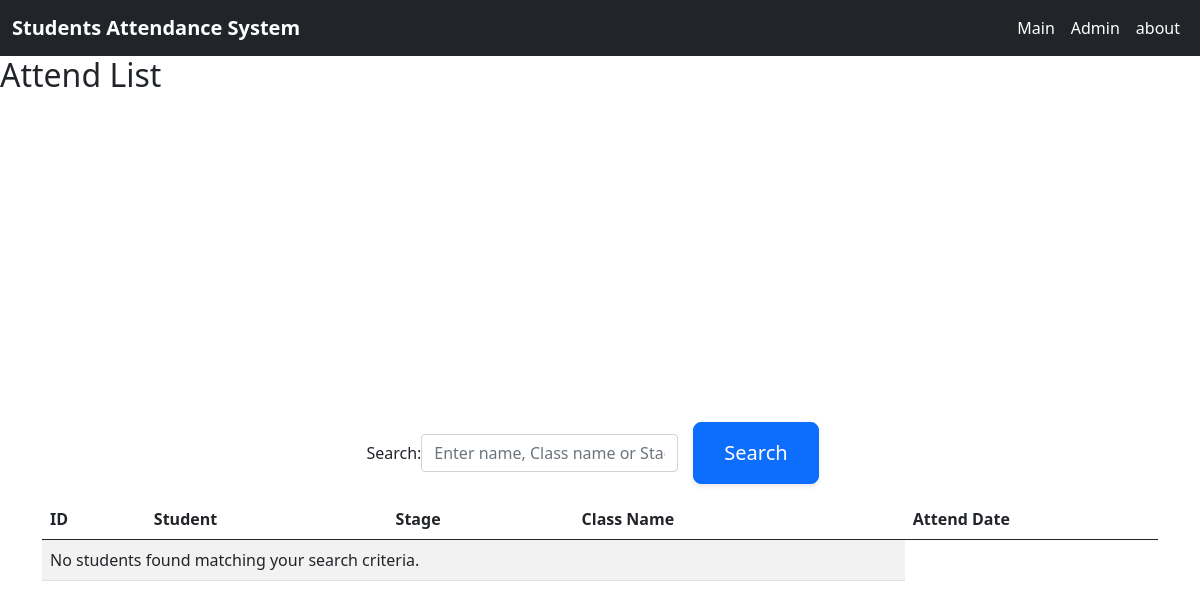
The app's page /attendance-list/ (signed in), older data.
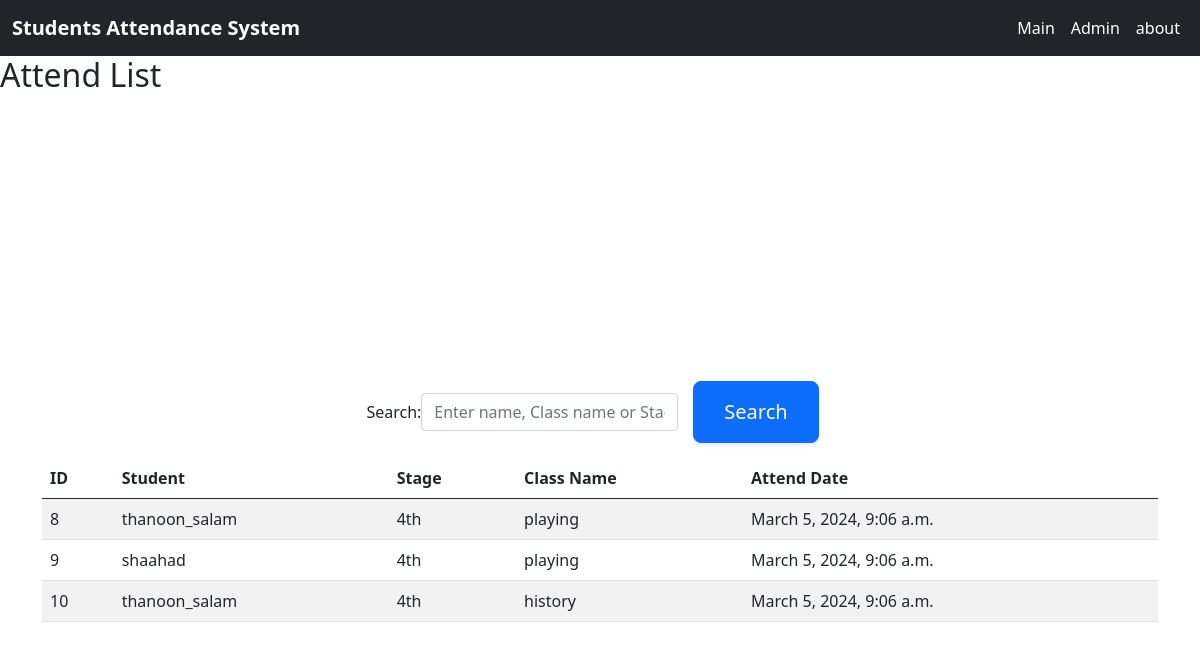
The same page, newer data.
### mainapp/models.py (models this page shows, shortened)
class Attendance(models.Model):
    student = models.ForeignKey(Student, on_delete=models.CASCADE)
    class_name = models.ForeignKey(Subject, on_delete=models.CASCADE)
    attend_date = models.DateTimeField(auto_now_add=True)  # Automatically set to current date when created
    class Meta:
        ordering = ['-id']  # Sort by date in descending order by default

class Student(models.Model):
    name = models.CharField(max_length=255)
    phone_number = models.CharField(max_length=255)
    department = models.CharField(max_length=255, choices=DEPARTMENT_CHOICES,default='computer_engineering')
    stage = models.CharField(max_length=255, choices=STAGE_CHOICES,default='4th')
    study_type = models.CharField(max_length=255, choices=STUDYTYPE_CHOICES,default='morning')
    fingerprint_image = models.ImageField(upload_to=get_image_path)
    created_at = models.DateTimeField(auto_now_add=True)
    def __str__(self):
        return self.name
    class Meta:
        ordering = ['-id']  # Sort by id in descending order by default

class Subject(models.Model):
    name = models.CharField(max_length=255)
    start_time = models.TimeField()
    day_of_week = models.CharField(max_length=255, choices=DAYOFWEEK_CHOICES,default='sunday')
    department = models.CharField(max_length=255, choices=DEPARTMENT_CHOICES,default='computer_engineering')
    stage = models.CharField(max_length=255, choices=STAGE_CHOICES,default='4th')
    def __str__(self):
        return self.name
    class Meta:
        ordering = ['-id']  # Sort by id in descending order by default

### mainapp/views.py (the view)
# urls.py: path('attendance-list/', AttendanceList.as_view(), name='attendance_list'),
class AttendanceList(LoginRequiredMixin, ListView):
    model = Attendance
    template_name = 'attendance_list.html'
    context_object_name = 'attendances'
    def get_queryset(self) :
        all_data=Attendance.objects.all().order_by('id')
        search_term =self.request.GET.get('search_term')
        if search_term and search_term != '':
           all_data = Attendance.objects.filter(
            Q(student__name__icontains=search_term) |
            Q(student__name__icontains=search_term) |
            Q(class_name__stage__icontains=search_term)
        ).order_by('id')
        return all_data

### templates/attendance_list.html
{% extends 'base.html' %}
{% block content %}
<h2>Attend List</h2>
<div class="container" style="display: flex; flex-direction: column; align-items: center;">
<form method="get" class="form-inline "style="display: flex; flex-direction: row; align-items: center;">
    <label for="search_term">Search: </label>
    <input type="text" class="form-control form-inline" id="search_term" name="search_term" placeholder="Enter name, Class name or Stage">
    <button type="submit" class="btn btn-primary">Search</button>
  </form>
  <table class="table table-striped">
    <thead>
      <tr>
        <th>ID</th>
        <th>Student</th>
        <th>Stage</th>
        <th>Class Name</th>
        <th>Attend Date</th>
      </tr>
    </thead>
    <tbody>
      {% for attend in attendances %}
      <tr>
        <td>{{ attend.id }}</td>
        <td>{{ attend.student }}</td>
        <td>{{ attend.student.stage }}</td>
        <td>{{ attend.class_name }}</td>
        <td>{{ attend.attend_date }}</td>
      </tr>
      {% empty %}
      <tr>
        <td colspan="4">No students found matching your search criteria.</td>
      </tr>
      {% endfor %}
    </tbody>
  </table>
</div>
{% endblock %}

Row changes from the older to the newer data that the page shows:
added Attendance: id "8", student "thanoon_salam", student.stage "4th", class_name "playing", attend_date "March 5, 2024, 9:06 a.m."
added Attendance: id "9", student "shaahad", student.stage "4th", class_name "playing", attend_date "March 5, 2024, 9:06 a.m."
added Attendance: id "10", student "thanoon_salam", student.stage "4th", class_name "history", attend_date "March 5, 2024, 9:06 a.m."
Text that changed along with them:
text no longer shown: "No students found matching your search criteria."
